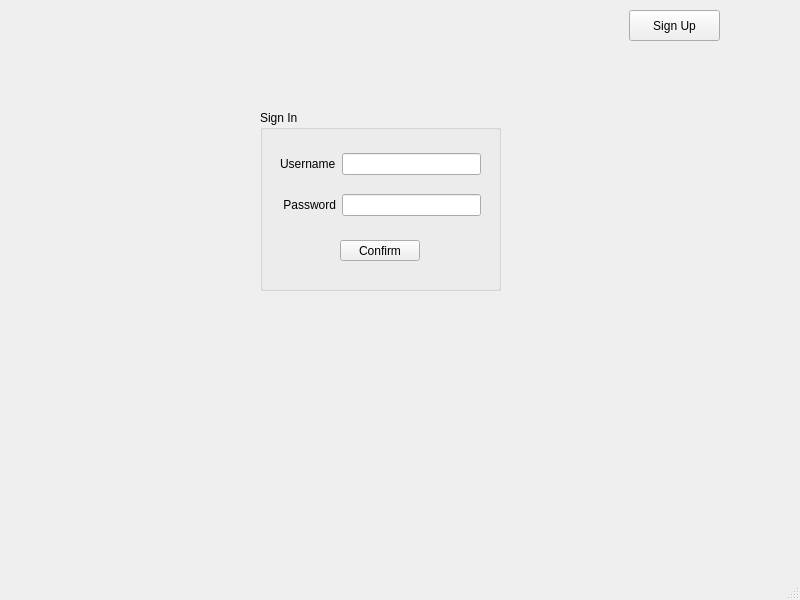
<?xml version="1.0" encoding="UTF-8"?>
<ui version="4.0">
 <class>MainWindow</class>
 <widget class="QMainWindow" name="MainWindow">
  <property name="geometry">
   <rect>
    <x>0</x>
    <y>0</y>
    <width>800</width>
    <height>600</height>
   </rect>
  </property>
  <property name="windowTitle">
   <string>MainWindow</string>
  </property>
  <widget class="QWidget" name="centralwidget">
   <widget class="QGroupBox" name="groupBox">
    <property name="geometry">
     <rect>
      <x>260</x>
      <y>110</y>
      <width>241</width>
      <height>181</height>
     </rect>
    </property>
    <property name="title">
     <string>Sign In</string>
    </property>
    <widget class="QPushButton" name="pushButton_signIn">
     <property name="geometry">
      <rect>
       <x>80</x>
       <y>130</y>
       <width>80</width>
       <height>21</height>
      </rect>
     </property>
     <property name="text">
      <string>Confirm</string>
     </property>
    </widget>
    <widget class="QWidget" name="">
     <property name="geometry">
      <rect>
       <x>20</x>
       <y>30</y>
       <width>201</width>
       <height>91</height>
      </rect>
     </property>
     <layout class="QVBoxLayout" name="verticalLayout">
      <item>
       <layout class="QHBoxLayout" name="horizontalLayout_2">
        <item>
         <widget class="QLabel" name="label">
          <property name="text">
           <string>Username</string>
          </property>
         </widget>
        </item>
        <item>
         <widget class="QLineEdit" name="lineEdit_username"/>
        </item>
       </layout>
      </item>
      <item>
       <layout class="QHBoxLayout" name="horizontalLayout">
        <item>
         <widget class="QLabel" name="label_2">
          <property name="text">
           <string> Password</string>
          </property>
         </widget>
        </item>
        <item>
         <widget class="QLineEdit" name="lineEdit_password"/>
        </item>
       </layout>
      </item>
     </layout>
    </widget>
   </widget>
   <widget class="QPushButton" name="pushButton">
    <property name="geometry">
     <rect>
      <x>629</x>
      <y>10</y>
      <width>91</width>
      <height>31</height>
     </rect>
    </property>
    <property name="text">
     <string>Sign Up</string>
    </property>
   </widget>
  </widget>
  <widget class="QMenuBar" name="menubar">
   <property name="geometry">
    <rect>
     <x>0</x>
     <y>0</y>
     <width>800</width>
     <height>20</height>
    </rect>
   </property>
  </widget>
  <widget class="QStatusBar" name="statusbar"/>
 </widget>
 <resources/>
 <connections/>
</ui>
